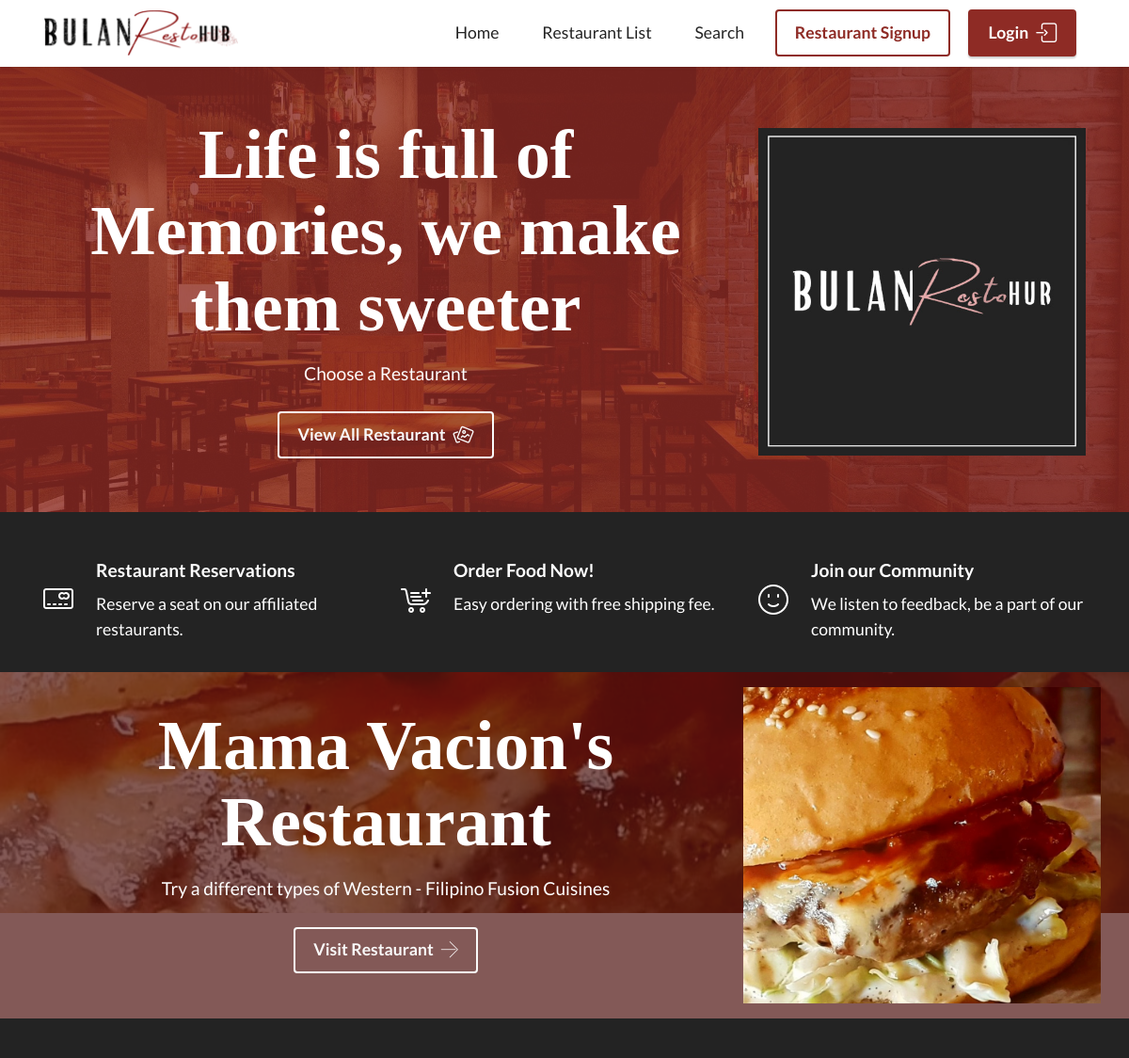
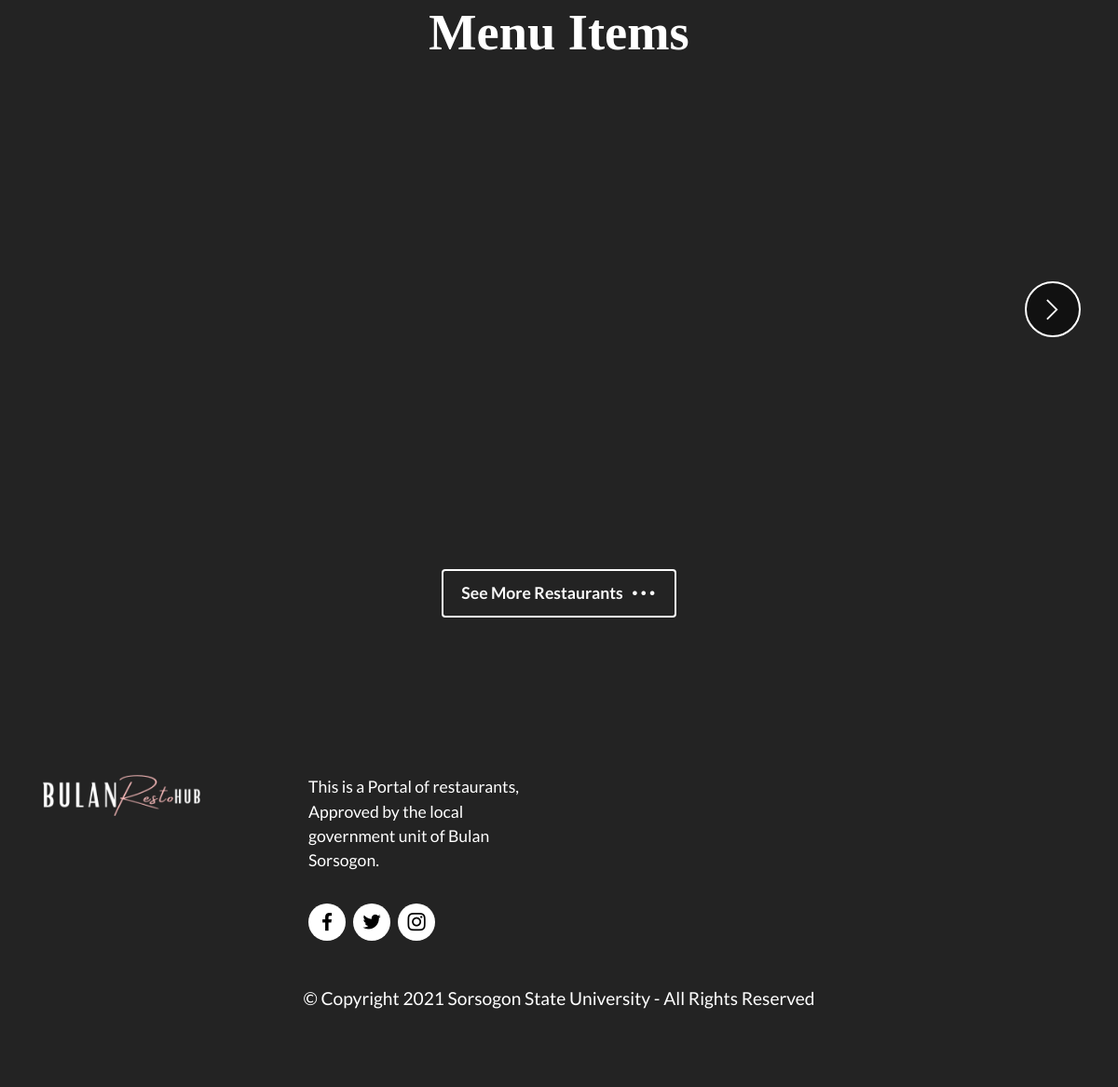
The page / on the database its author committed (2 pictures, top to bottom).
### model.py (models this page shows)
class Restaurants(db.Model):
    __tablename__ = 'restaurants'
    id = Column(Integer,primary_key=True)
    title = Column(String(255))
    subtitle = Column(Text)
    image = Column(String(255))
    slug = Column(String(255))
    useraccount = Column(String(255))

class MenuItems(db.Model):
    __tablename__ = 'menu_items'
    id = Column(Integer,primary_key=True)
    name = Column(String(255))
    details = Column(String(255))
    image = Column(String(255))
    price = Column(String(255))
    search_tags = Column(String(255))
    slug = Column(String(255))

### app.py (the view)
@app.route('/')
def home():
    is_login = False
    if current_user.is_authenticated:
        if current_user.access == 'user':
            empty_cart_data()
            is_login = True
    restaurant = Restaurants.query.all()
    random_number_1 = random.randrange(0, len(restaurant))
    random_number_2 = random.randrange(0, len(restaurant))
    random_resto_1 = restaurant[random_number_1]
    random_resto_2 = restaurant[random_number_2]
    menu_item_1 = MenuItems.query.filter_by(slug=random_resto_1.slug).all()
    menu_item_2 = MenuItems.query.filter_by(slug=random_resto_2.slug).all()
    return render_template('index.html',random_resto=[random_resto_1,random_resto_2],menu_item =[menu_item_1,menu_item_2],is_login=is_login)

### app.py (called while the page is built)
@app.context_processor
def default_contents():
    home_title = 'Life is full of Memories, we make them sweeter'
    home_subtitle = 'Choose a Restaurant'
    home_card_title = ["Restaurant Reservations","Order Food Now!","Join our Community"]
    home_card_subtitle =["Reserve a seat on our affiliated restaurants.","Easy ordering with free shipping fee.","We listen to feedback, be a part of our community."]
    restaurant_list_title = 'Our Affiliated Restaurant\'s'
    return dict(home_title=home_title,
                home_subtitle= home_subtitle,
                home_card_title = home_card_title,
                home_card_subtitle=home_card_subtitle,
                restaurant_list_title=restaurant_list_title)

### templates/index.html (shortened to what this page needs)
{%extends "base.html"%}
{%block navbutton%}
{% if not is_login%}
<div class="navbar-buttons mbr-section-btn">
    <a class="btn btn-primary-outline display-4" href="/restosignup">
    Restaurant Signup
    </a>
    <a class="btn btn-primary display-4" href="/login">
    <span class="mbrib-login mbr-iconfont mbr-iconfont-btn" style="color: rgb(255, 255, 255);"></span>Login</a>
</div>
{%endif%}
{%endblock%}
{%block content%}
<section data-bs-version="5.1" class="header11 cid-sRvbdGj5r4 mbr-parallax-background" id="header11-1">
    <div class="mbr-overlay" style="opacity: 0.8; background-color: rgb(142, 43, 37);"></div>
    <div class="container">
        <div class="row justify-content-center">
            <div class="col-12 col-md-4 image-wrapper" >
                <img class="w-100" src="../static/images/mbr-815x541.jpeg"  alt="Logo">
            </div>
            <div class="col-12 col-md">
                <div class="text-wrapper text-center">
                    <h1 class="mbr-section-title mbr-fonts-style mb-3 display-1">
                        <strong>{{home_title}}</strong></h1>
                    <p class="mbr-text mbr-fonts-style display-7">
                        {{home_subtitle}}</p>
                    <div class="mbr-section-btn mt-3"><a class="btn btn-white-outline display-4" href="/restaurant_list"><span class="mbrib-image-gallery mbr-iconfont mbr-iconfont-btn"></span>View All Restaurant</a></div>
                </div>
            </div>
        </div>
    </div>
</section>
<section data-bs-version="5.1" class="features14 cid-sRveZg7DaR" id="features15-8">
    <div class="container">
        <div class="row justify-content-center">
            <div class="card col-12 col-md-6 col-lg-4">
                <div class="card-wrapper">
                    <span class="mbr-iconfont m-auto mbrib-credit-card" style="color: rgb(255, 255, 255); fill: rgb(255, 255, 255);"></span>
                    <div class="card-box">
                        <h4 class="card-title mbr-fonts-style mb-2 display-7"><strong>{{home_card_title[0]}}</strong></h4>
                        <h5 class="card-text mbr-fonts-style display-4">{{home_card_subtitle[0]}}</h5>
                    </div>
                </div>
            </div>
            <div class="card col-12 col-md-6 col-lg-4">
                <div class="card-wrapper">
                    <span class="mbr-iconfont m-auto mbrib-cart-add" style="color: rgb(255, 255, 255); fill: rgb(255, 255, 255);"></span>
                    <div class="card-box">
                        <h4 class="card-title mbr-fonts-style mb-2 display-7"><strong>{{home_card_title[1]}}</strong></h4>
                        <h5 class="card-text mbr-fonts-style display-4">{{home_card_subtitle[1]}}</h5>
                    </div>
                </div>
            </div>
            <div class="card col-12 col-md-6 col-lg-4">
                <div class="card-wrapper">
                    <span class="mbr-iconfont m-auto mbrib-smile-face" style="color: rgb(255, 255, 255); fill: rgb(255, 255, 255);"></span>
                    <div class="card-box">
                        <h4 class="card-title mbr-fonts-style mb-2 display-7">
                            <strong>{{home_card_title[2]}}</strong></h4>
                        <h5 class="card-text mbr-fonts-style display-4">{{home_card_subtitle[2]}}</h5>
                    </div>
                </div>
            </div>
        </div>
    </div>
</section>
{% for i in range(0,1) %}
<section data-bs-version="5.1" class="header11 cid-sRveDTCOuk mbr-parallax-background" style="background:url({{'../static/images/'+random_resto[i].image}}); background-size:cover; background-position: center;" id="header11-7">
    <div class="mbr-overlay" style="opacity: 0.7; background-color: rgb(79, 19, 16);"></div>
    <div class="container">
        <div class="row justify-content-center">
            <div class="col-12 col-md-4 image-wrapper" style="background:url({{'../static/images/'+random_resto[i].image}}); background-size:cover; background-position: center;">
                <div style="width:21rem !important; height:21rem !important;"></div>
            </div>
            <div class="col-12 col-md">
                <div class="text-wrapper text-center" style="padding-top:1rem;padding-bottom:1rem">
                    <h1 class="mbr-section-title mbr-fonts-style mb-3 display-1">
                        <strong>{{random_resto[i].title}}</strong></h1>
                    <p class="mbr-text mbr-fonts-style display-7">
                        {{random_resto[i].subtitle}}</p>
                    <div class="mbr-section-btn mt-3"><a class="btn btn-white-outline display-4" href={{"/restaurant/" + random_resto[i].slug}}><span class="mbri-right mbr-iconfont mbr-iconfont-btn" style="font-size: 18px; color: rgb(255, 255, 255);"></span>Visit Restaurant</a></div>
                </div>
            </div>
        </div>
    </div>
</section>
<section data-bs-version="5.1" class="slider4 mbr-embla cid-sRzzae6jiz" id="slider4-2e">
    <div class="position-relative text-center">
        <div class="mbr-section-head">
            <h4 class="mbr-section-title mbr-fonts-style align-center mb-0 display-2">
                <strong>Menu Items</strong></h4>
        </div>
        <div class="embla mt-4" data-skip-snaps="true" data-align="center" data-contain-scroll="trimSnaps" data-auto-play-interval="5" data-draggable="true">
            <div class="embla__viewport container-fluid">
                <div class="embla__container">
                    {%for menuitem in menu_item[i]%}
                    <div class="embla__slide slider-image item" style="margin-left: .5rem; margin-right: .5rem;">
                        <div class="slide-content">
                            <div class="item-wrapper">
                                <div class="item-img">
                                    <img src="{{url_for('static',filename = 'images/' + menuitem.image)}}" style="width:21rem !important; height:21rem !important;">
                                </div>
                            </div>
                            <div class="item-content">
                                <h5 class="item-title mbr-fonts-style display-5"><strong>{{menuitem.name}}</strong></h5>
                            </div>
                        </div>
                    </div>
                    {%endfor%}
                </div>
            </div>
            <button class="embla__button embla__button--next">
                <span class="mobi-mbri mobi-mbri-arrow-next mbr-iconfont" aria-hidden="true"></span>
            </button>
        </div>
    </div>
</section>
{%endfor%}
<section data-bs-version="5.1" class="content11 cid-sRx7RdVXYa" id="content11-17">
    <div class="container">
        <div class="row justify-content-center">
            <div class="col-md-12 col-lg-10">
                <div class="mbr-section-btn align-center"><a class="btn btn-white-outline display-4" href="/restaurant_list"><span class="mobi-mbri mobi-mbri-more-horizontal mbr-iconfont mbr-iconfont-btn" style="font-size: 28px;"></span>See More Restaurants</a></div>
            </div>
        </div>
    </div>
</section>
{%endblock%}

### static/assets/theme/css/style.css (style rules this page uses)
section { background-color: #ffffff; }
body { font-style: normal; line-height: 1.5; font-weight: 400; color: #232323; position: relative; }
button { background-color: transparent; border-color: transparent; }
section, .container, .container-fluid { position: relative; word-wrap: break-word; }
a { font-style: normal; font-weight: 400; cursor: pointer; }
a, a:hover { text-decoration: none; }
.mbr-section-title { font-style: normal; line-height: 1.3; }
.mbr-text { font-style: normal; line-height: 1.7; }
h1, h2, h3, h4, h5, h6, .display-1, .display-2, .display-4, .display-5, .display-7, span, p, a { line-height: 1; word-break: break-word; word-wrap: break-word; font-weight: 400; }
b, strong { font-weight: bold; }
section { background-position: 50% 50%; background-repeat: no-repeat; background-size: cover; }
.align-center { text-align: center; }
img, iframe { display: block; width: 100%; }
.card { background-color: transparent; border: none; }
.card-box { width: 100%; }
.mbr-section-btn { margin-left: -0.6rem; margin-right: -0.6rem; font-size: 0; }
.btn { font-weight: 600; border-width: 1px; font-style: normal; margin: 0.6rem 0.6rem; white-space: normal; transition: all 0.2s ease-in-out; display: inline-flex; align-items: center; justify-content: center; word-break: break-word; }
nav .mbr-section-btn { margin-left: 0rem; margin-right: 0rem; }
.btn .mbr-iconfont, .btn.btn-sm .mbr-iconfont { order: 1; cursor: pointer; margin-left: 0.5rem; vertical-align: sub; }
.row { display: -webkit-flex; -webkit-flex-wrap: wrap; }
.justify-content-center { -webkit-justify-content: center; }
.card-wrapper { -webkit-flex: 1; }
html, body { height: auto; min-height: 100vh; }
.mbr-overlay { background-color: #000; bottom: 0; left: 0; opacity: 0.5; position: absolute; right: 0; top: 0; z-index: 0; pointer-events: none; }
.mt-4 { margin-top: 2rem !important; }
@media (min-width: 992px) { .container { padding-left: 16px; padding-right: 16px; } }
@media (min-width: 992px) { .row { margin-left: -16px; margin-right: -16px; } }
@media (min-width: 992px) { .row > [class*=col] { padding-left: 16px; padding-right: 16px; } }
@media (min-width: 768px) { .container-fluid { padding-left: 32px; padding-right: 32px; } }
.card-wrapper, .item-wrapper { overflow: hidden; }
.item { position: relative; }

### rows shown on the page
Restaurants: image (picture), title "Mama Vacion's Restaurant", subtitle "Try a different types of Western - Filipino Fusion Cuisines"
MenuItems: image (picture)
MenuItems: image (picture)
MenuItems: image (picture)

### other values the page prints
{{ home_title }} "Life is full of Memories, we make them sweeter"
{{ home_subtitle }} "Choose a Restaurant"
{{ home_card_title[0] }} "Restaurant Reservations"
{{ home_card_subtitle[0] }} "Reserve a seat on our affiliated restaurants."
{{ home_card_title[1] }} "Order Food Now!"
{{ home_card_subtitle[1] }} "Easy ordering with free shipping fee."
{{ home_card_title[2] }} "Join our Community"
{{ home_card_subtitle[2] }} "We listen to feedback, be a part of our community."
